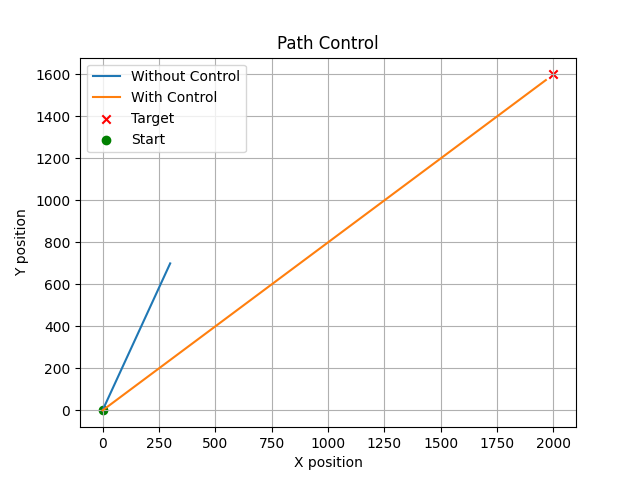

This chart was generated by the following Python code:
import numpy as np
import matplotlib.pyplot as plt

#parameters
dt = 0.1
steps = 100
k = 0.4      #(control gain) as k increases, path converges faster to target

#target and starting point
target = np.array([2000.0,1600.0])
start = np.array([0.0,0.0])

#without control
pos = start.copy()
velocity = np.array([30, 70]) 
path = [pos.copy()]

for i in range(steps):
    pos += velocity *dt
    path.append(pos.copy())
path = np.array(path)

#with control
pos = start.copy()
path_control = [pos.copy()]

for i in range(steps):
    error = target - pos
    velocity = k * error
    pos += velocity * dt
    path_control.append(pos.copy())
path_control = np.array(path_control)

#plotting
plt.figure()
plt.plot(path[:,0], path[:,1], label='Without Control')
plt.plot(path_control[:,0], path_control[:,1], label='With Control')
plt.scatter(*target, marker='x', color = 'red', label='Target')
plt.scatter(*start, marker='o', color = 'green', label='Start')
plt.legend()
plt.title('Path Control')
plt.xlabel('X position')
plt.ylabel('Y position')
plt.grid()
plt.show()
